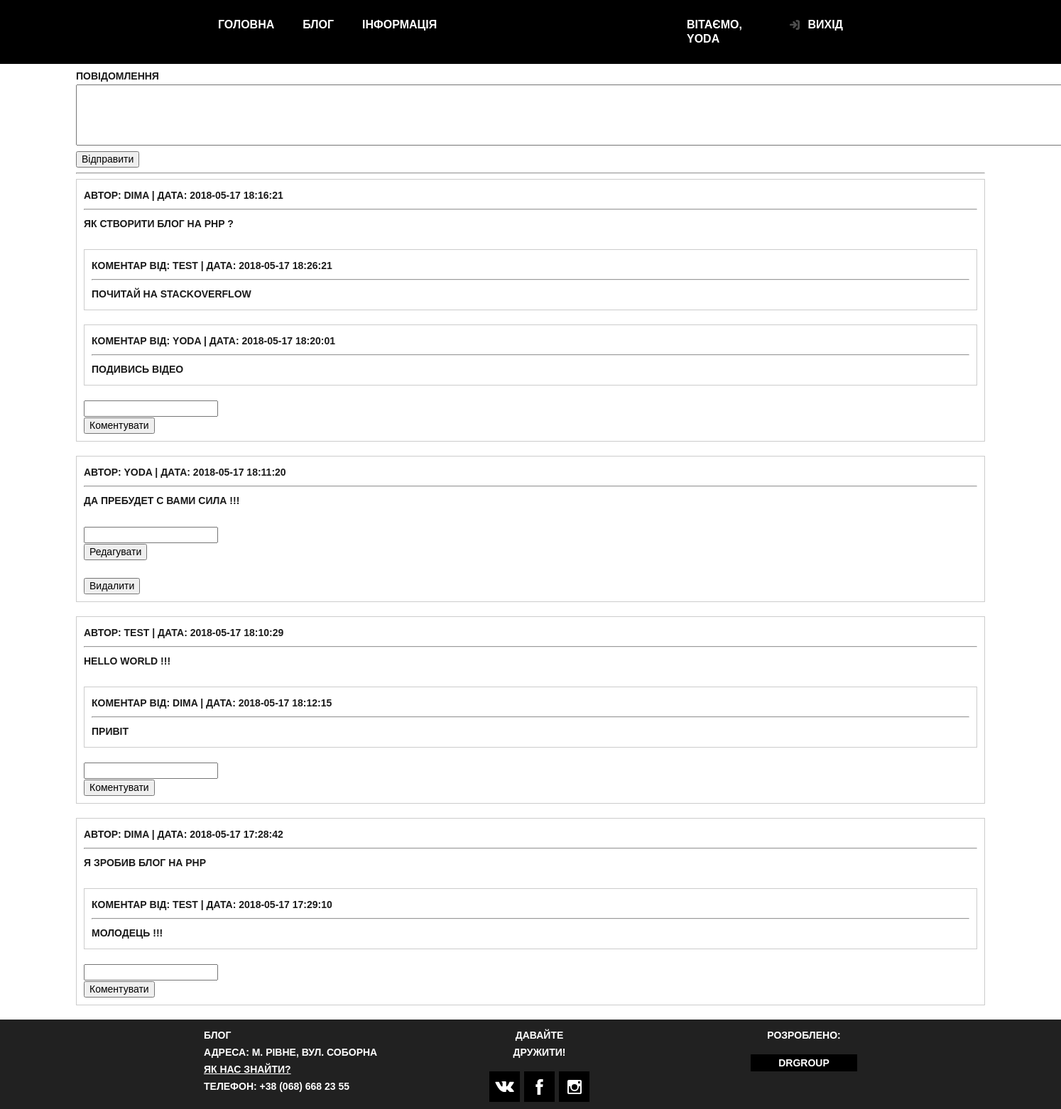
/pages/blog.php (signed in), run on the app's committed database.
### tables this page shows
CREATE TABLE `blog` (
  `blog_id` int(10) NOT NULL,
  `author` varchar(255) NOT NULL,
  `datetime` varchar(255) NOT NULL,
  `txt` text NOT NULL
);

CREATE TABLE `comments` (
  `comment_id` int(10) UNSIGNED NOT NULL,
  `comment_author` varchar(255) NOT NULL,
  `comment_date` varchar(255) NOT NULL,
  `comment_txt` text NOT NULL,
  `user_id` int(11) NOT NULL,
  `blog_id` int(11) NOT NULL
);

### pages/config.php (called while the page is built)
<?php
return [
    'host' => 'localhost',
    'db_name' => 'new_microblog',
    'username' => 'root',
    'password' => '',
    'charset' => 'utf8'
];

### pages/dbase.php (called while the page is built, shortened)
<?php
class dataBase
{
    protected $db;
    public function connect()
    {
        $config = require_once 'config.php';
        $dsn = 'mysql:host='.$config['host'].';dbname='.$config['db_name'].';charset='.$config['charset'];
        $this->db = new PDO($dsn, $config['username'], $config['password']);
        return $this;
    }
    public function getBlogRecordings()
    {
        $query = "SELECT * FROM blog ORDER BY datetime DESC";
        $this->result = $this->db->query($query);
        return $this->db2arrBlogRecords($this->result);
    }
    public function getCommentRecordings()
    {
        $query = "SELECT * FROM comments";
        $this->result = $this->db->query($query);
        return $this->db2arrComments($this->result);
    }
    public function db2arrComments($result)
    {
        $m = [];
        while($row = $result->fetch(PDO::FETCH_ASSOC))
        {
            $m[] = $row;
        }
        return $m;
    }
    public function db2arrBlogRecords($result)
    {
        $m = [];
        while($row = $result->fetch(PDO::FETCH_ASSOC))
        {
            $m[] = $row;
        }
        return $m;
}
}
?>

### pages/blog.php (the view, shortened to what this page needs)
<?php
$f = new blog();
?>
<?php
require_once 'header.php';
?>
<div class="container-mid">
   <?php if(isset($_SESSION['user'])):?>
      <form action="blog.php" method="post">
         <p>Повідомлення</p>
         <p>
           <textarea name="textarea" cols="179" rows="5"></textarea>
         </p>
         <input type="submit" value="Відправити">
     </form>
     <hr>
   <?endif;?>
   <?php foreach ($f->getBlogRecordings() as $item):?>
     <div class="messages">
       <p>Автор: <?=$item['author'] . "\t"?>| Дата: <?=$item['datetime']?></p>
       <hr>
         <div><?=$item['txt']?></div>
         <br>
         <?php foreach($f->getCommentRecordings() as $comm): ?>
            <?php if($item['blog_id'] == $comm['blog_id']): ?>
             <div class="messages">
                 <p>Коментар від:<?= "\t" . $comm['comment_author'] . "\t"?>| Дата: <?=$comm['comment_date']?></p>
                 <hr>
                 <?= $comm['comment_txt'] . '<br>' ?>
             </div>
            <?php endif; ?>
         <?php endforeach; ?>
       <?php if(isset($_SESSION['user']) && $_SESSION['user'] == $item['author']):?>
       <form action="blog.php" method="post">
          <input type="text" name="edit_txt"><br>
          <input type="submit" value="Редагувати">
       </form>
       <br>
       <form action="blog.php" method="post">
          <input type="submit" value="Видалити">
       </form>
       <?php elseif(isset($_SESSION['user']) && $_SESSION['user'] != $item['author']):?>
       <form action="blog.php" method="post">
           <input type="text" name="comment"><br>
           <input type="submit" value="Коментувати">
       </form>
       <?endif;?>
       </div>
   <?php endforeach; ?>
</div>
<?php
require_once 'footer.php';
?>

### style/indexstyle.css (style rules this page uses)
html { width: 100%; height: 100%; }
body { display: flex; flex-direction: column; min-width: 960px; height: 100%; margin: 0; padding: 0; font-family: "PT Sans Narrow", Arial, sans-serif; font-size: 14px; line-height: 24px; font-weight: 700; color: #1a1a1a; text-transform: uppercase; }
p { padding: 0; margin: 0; }
* { box-sizing: border-box; }
.messages { border: 1px solid #ccc; padding: 10px; margin-bottom: 20px; }
.container-mid { width: 1300px; margin: 0 auto; padding: 0 10px; }

### data on the page
blog: author "DIMA", datetime "2018-05-17 18:16:21", txt "ЯК СТВОРИТИ БЛОГ НА PHP ?"
comments: comment_author "TEST", comment_date "2018-05-17 18:26:21", comment_txt "ПОЧИТАЙ НА STACKOVERFLOW"
comments: comment_author "YODA", comment_date "2018-05-17 18:20:01", comment_txt "ПОДИВИСЬ ВІДЕО"
blog: author "YODA", datetime "2018-05-17 18:11:20", txt "ДА ПРЕБУДЕТ С ВАМИ СИЛА !!!"
blog: author "TEST", datetime "2018-05-17 18:10:29", txt "HELLO WORLD !!!"
comments: comment_author "DIMA", comment_date "2018-05-17 18:12:15", comment_txt "ПРИВІТ"
blog: author "DIMA", datetime "2018-05-17 17:28:42", txt "Я ЗРОБИВ БЛОГ НА PHP"
comments: comment_author "TEST", comment_date "2018-05-17 17:29:10", comment_txt "МОЛОДЕЦЬ !!!"

### other printed values
$_SESSION['user'] "YODA"
